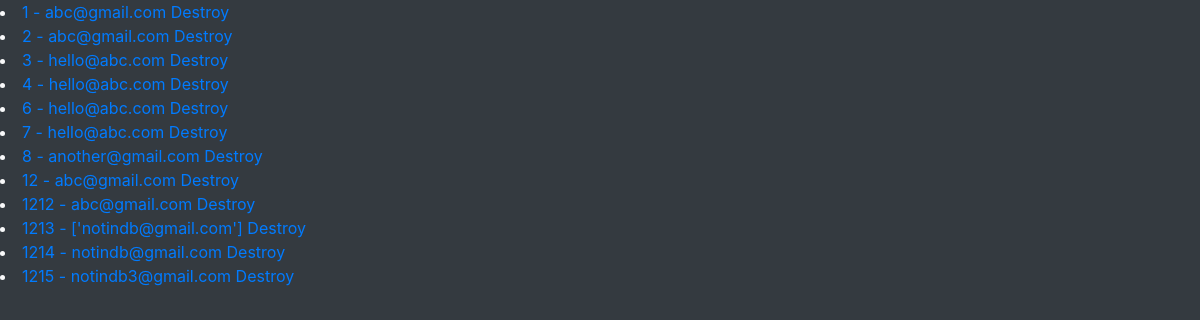
/email/ (signed in), run on an earlier commit of the app's database.
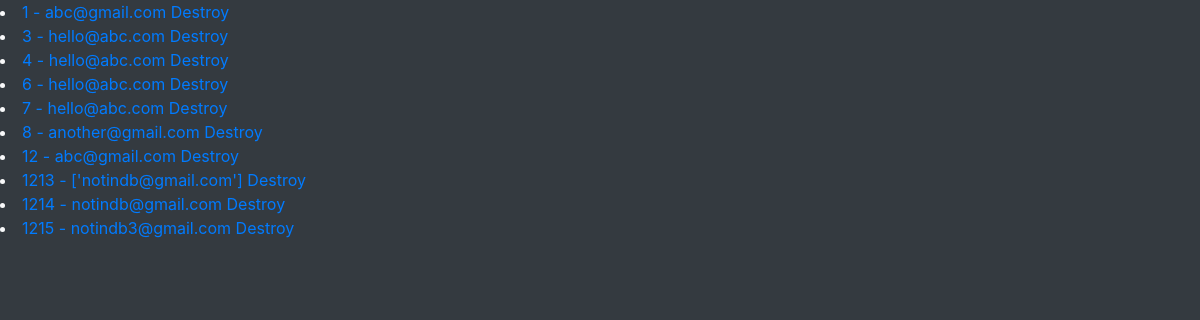
And on a later commit of the database.
### emails/models.py (models this page shows)
class EmailEntry(models.Model):
    email = models.EmailField()
    name = models.CharField(max_length=120, blank=True)
    bio = models.TextField(blank=True)
    updated = models.DateTimeField(auto_now=True) # set when saved?
    timestamp = models.DateTimeField(auto_now_add=True) # set when added?

### emails/views.py (the view)
# urls.py: path('email/', email_entry_list_view),
@staff_member_required(login_url='/login')
def email_entry_list_view(request, id=None, *args, **kwargs):
    qs = EmailEntry.objects.all() # .filter(email__icontains='abc')
    return render(request, "emails/list.html", {"object_list": qs})

### templates/emails/list.html
{% extends "base.html" %}
{% load static %}
{% block content %}
{% for object in object_list %}
<li><a href='/email/{{ object.id }}/'>{{ object.id }} - {{ object.email }}</a>
    <a href='/email/{{ object.id }}/destroy/'>Destroy</a>
</li>
{% endfor %}
{% endblock %}

What changed in the data, as far as the page shows it:
removed EmailEntry: id "2", email "abc@gmail.com"
removed EmailEntry: id "1212", email "abc@gmail.com"
